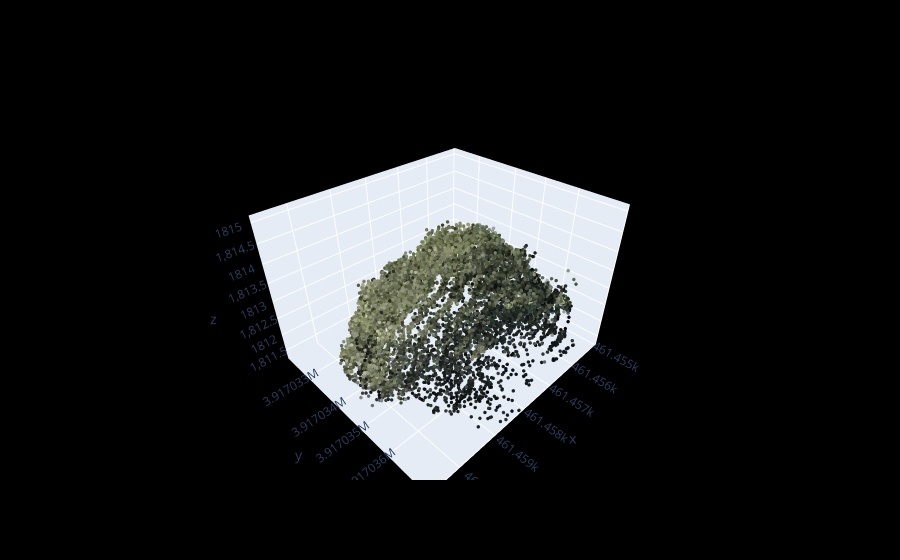

Source (notebook cell):
### Code cell
# get the path of desired pointcloud
cluster_id = int(df_pinyon_confident["file"].sample(1).iloc[0])

#cluster_id = df_pinyon_confident.()['file']
print( cluster_id )
PLY_PATH = PATHS['Clusters'] +  f"cluster{cluster_id}.ply"   # change per cluster
# cluster += 1

# call the function on it
print( PLY_PATH )
visualize_pointcloud( PLY_PATH )

### Figure 1 — Plotly figure (JSON) as saved in the notebook; plotly's stock layout.template omitted (floating-point values rounded to 4 significant figures; data arrays with more than 128 entries replaced by an {"elided": "..."} marker saying what was removed)
{"data": [{"marker": {"color": {"elided": "13983 str values"}, "size": 2}, "mode": "markers", "type": "scatter3d", "x": {"elided": "13983 float values"}, "y": {"elided": "13983 float values"}, "z": {"elided": "13983 float values"}}], "layout": {"paper_bgcolor": "black", "scene": {"bgcolor": "black"}}}
